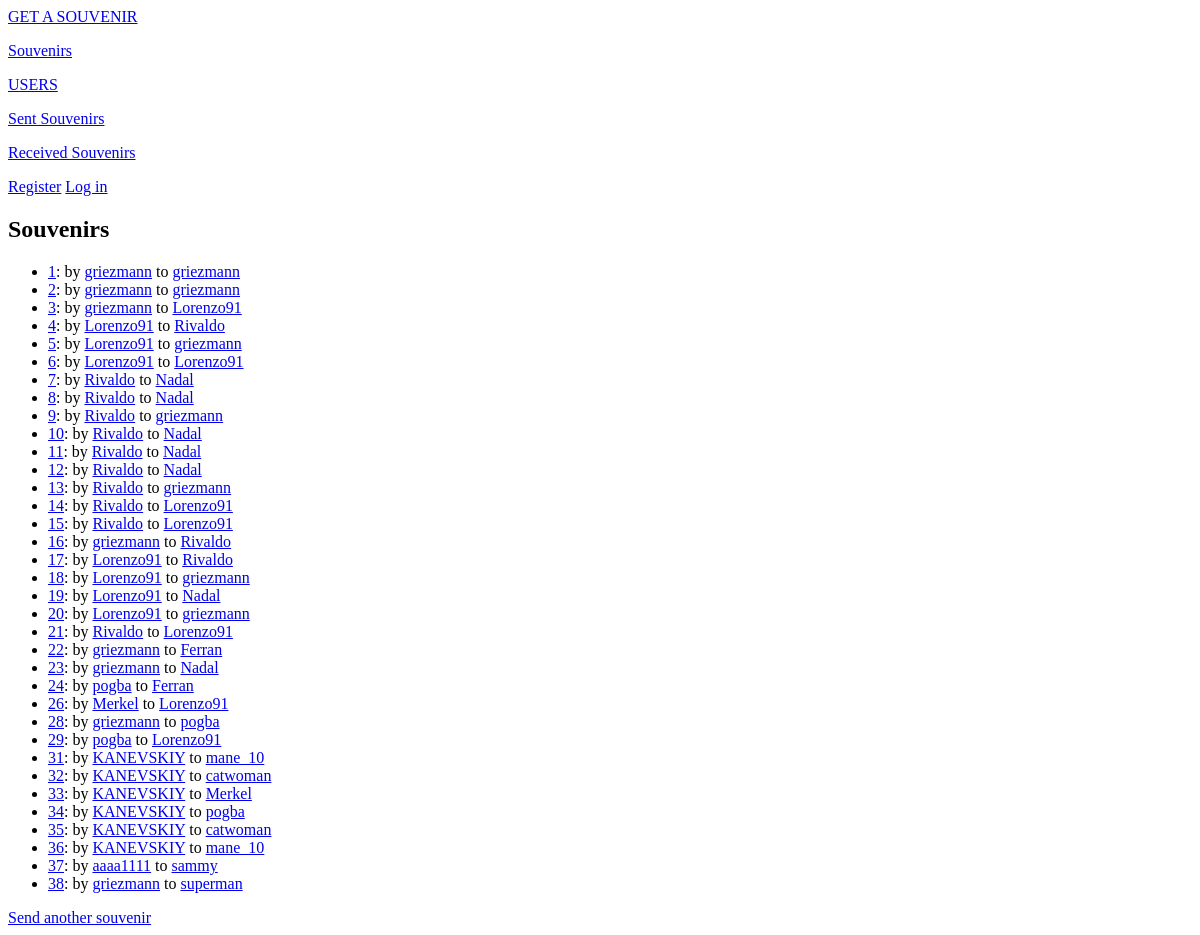
/souvenirs/, run on an earlier commit of the app's database.
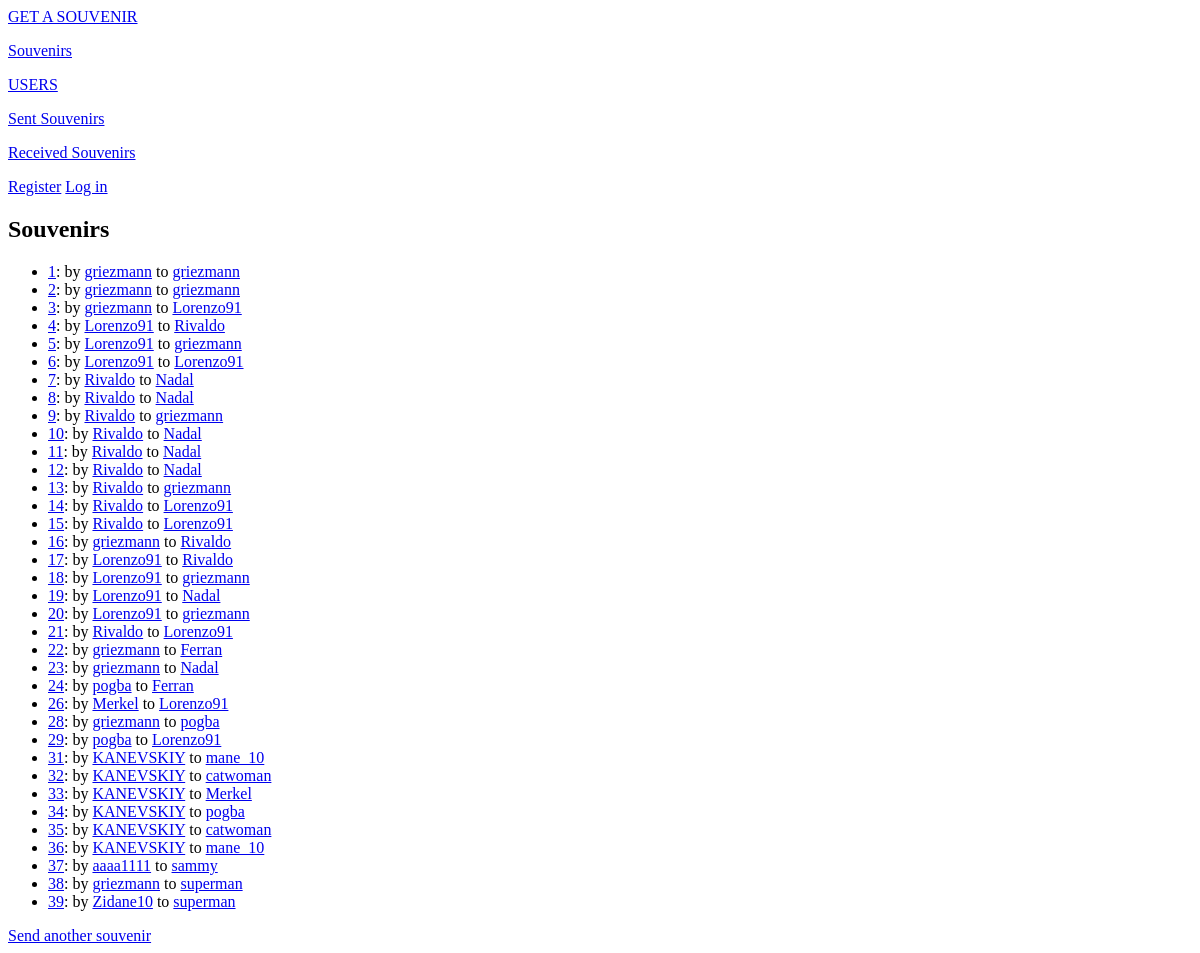
And on a later commit of the database.
### souvenirs_app/models.py (models this page shows, shortened)
class Souvenir(models.Model):
    souvenir_id = models.AutoField(primary_key=True)
    slug = models.SlugField(max_length=30, verbose_name='URL')
    send_user = models.ForeignKey(UserInfo, on_delete=models.PROTECT, related_name='send_user')
    send_date = models.DateField(auto_now_add=True)
    receive_user = models.ForeignKey(UserInfo, on_delete=models.PROTECT, related_name='receive_user')
    receive_date = models.DateField(auto_now=True)
    send_user_img = models.ImageField(upload_to='send/', default='no-photo.png', null=True, blank=True)
    receive_user_img = models.ImageField(upload_to='receive/', default='no-photo.png', null=True, blank=True)
    message = models.TextField(max_length=500, null=True, blank=True)
    STATUS_CHOICES = (('TR', 'Travelling'), ('RCV', 'Received'))
    status = models.CharField(max_length=10, choices=STATUS_CHOICES, default='Travelling')
    def get_absolute_url(self):
        return reverse('souvenirs_app:souvenir', kwargs={'souvenir_slug': self.slug})
    class Meta:
        verbose_name = 'Souvenir'
        verbose_name_plural = 'Souvenirs'

class UserInfo(models.Model):
    username = models.OneToOneField(User, on_delete=models.PROTECT, primary_key=True)
    slug = models.SlugField(max_length=30, verbose_name='URL')
    avatar = models.ImageField(upload_to='avatars/', default='no-avatar.jpg', null=True, blank=True)
    sex = models.CharField(max_length=6, choices=(('MALE', 'male'), ('FEMALE', 'female')))
    date_of_birthday = models.DateField(null=True, blank=True)
    country = models.ForeignKey(Country, on_delete=models.PROTECT, related_name='userinfo', unique=False)
    city = models.CharField(max_length=30)
    address = models.TextField(max_length=200)
    about = models.TextField(max_length=500, null=True, blank=True)
    def __str__(self):
        return str(self.username)
    def get_absolute_url(self):
        return reverse('souvenirs_app:user_info', kwargs={'user_info_slug': self.slug})
    class Meta:
        verbose_name = 'User_information'
        verbose_name_plural = 'User_informations'

### souvenirs_app/views.py (the view)
# urls.py: path('souvenirs/', views.SouvenirsView.as_view(), name='souvenirs'),
class SouvenirsView(ListView):
    model = Souvenir
    template_name = 'souvenirs_app/souvenirs.html'
    context_object_name = 'souvenirs'

### souvenirs_app/templates/souvenirs_app/souvenirs.html
{% extends 'souvenirs_app/base.html' %}
{% block content %}
    <h2>Souvenirs</h2>
    <ul>
        {% for souvenir in souvenirs %}
            <li><a href="{{ souvenir.get_absolute_url }}">{{ souvenir.souvenir_id }}</a>:
                by
                <a href="{{ souvenir.send_user.get_absolute_url }}">{{ souvenir.send_user }}</a>
                to
                <a href="{{ souvenir.receive_user.get_absolute_url }}">{{ souvenir.receive_user }}</a>
        {% empty %}
            <li>No souvenirs have been sent yet</li>
        {% endfor %}
    </ul>
    <a href="{% url 'souvenirs_app:create_souvenir' %}">Send another souvenir</a>
{% endblock content %}

### souvenirs_app/templates/souvenirs_app/base.html (shortened to what this page needs)
<!DOCTYPE html>
<html lang="en">
<head>
</head>
<header>
    <a href="{% url 'souvenirs_app:index' %}">GET A SOUVENIR</a>
</header>
<body>
<p>
    <a href="{%  url 'souvenirs_app:souvenirs' %}">Souvenirs</a>
</p>
<p>
    <a href="{%  url 'souvenirs_app:user_infos' %}">USERS</a>
</p>
<p>
    <a href="{%  url 'souvenirs_app:send_user_souvenirs' %}">Sent Souvenirs</a>
</p>
<p>
    <a href="{%  url 'souvenirs_app:receive_user_souvenirs' %}">Received Souvenirs</a>
</p>
{% if user.is_authenticated %}
    Hello, {{ user.get_username }}!
    <p><a href="{% url 'souvenirs_app:my_info' request.user %}">my_info</a></p>
    <p><a href="{% url 'souvenirs_app:update_user_info' request.user %}">update_user_info</a></p>
    <p>
        <a href="{% url 'users:logout' %}">Log out</a>
    </p>
{% else %}
    <a href="{% url 'users:register' %}">Register</a>
    <a href="{% url 'users:login' %}">Log in</a>
{% endif %}
{% block content %}{% endblock content %}
</body>
</html>

What changed in the data, as far as the page shows it:
added Souvenir: souvenir_id "39", send_user "Zidane10", receive_user "superman"
